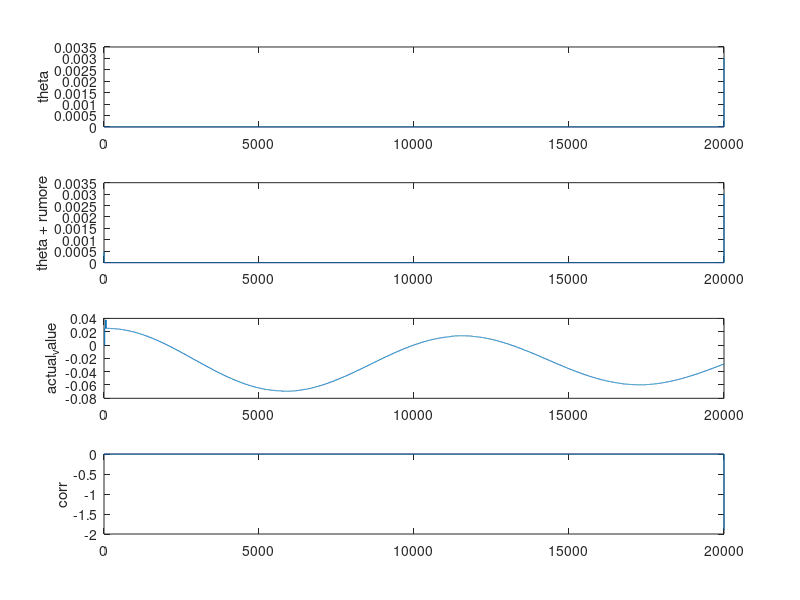

Recreate this plot in MATLAB.
clear all

%____________IMPOSTAZIONI SIMULAZIONE__________________

dt      = 0.00005;      %aggiornamento del sistema (secondi)
dt_camp = 0.00125;      %attuazione del controllore (DEVE ESSERE MULTIPLO DI dt!!!!!)
t_sim   = 1;           %durata in secondi della simulazione
display = 1;            %ridurre dati su display: 1=>all   n=>uno ogni n
ampl    = 0.00005;

%PID
k=3;
P       = 1*427*k;
D       = 1*4.5*k;
I       = 0.1*0.7*k;
anti_wu = 0;            %anti windup for integral action 1/0

target  = 0;
theta   = -0.05;          %angolo inziale (radianti)

corr_limit=60;

%______________________________________________________


%DISPLAY and COUNTER
counter = 1;
d_counter = 0;
d_array  = 1;


%MOMENTI D'INERZIA
I_tot   = 0.0021008;
I_vol   = 0.0004110;

%Altre COSTANTI
g       = 9.81;             %g in m/s^2
r       = 0.08;
m_tot   = 0.347;

%CALCOLI SETUP
mrg     = g*r*m_tot;        %calcolo in setup, dopo rimane costante
N       = t_sim/dt;         %numero iterazioni
CAMP    = dt_camp/dt;       %numero iterazioni per aggiornare il motore
d_a_size = N/display +1;

%ANGOLO TEHTA E DERIVATE
thetaI  = 0;             	%velocità
thetaII = 0;                %accelerazione
v_vol   = 0;

%MOMENTI MECCANICI
M_tot   = 0;
M_g     = 0;
M_m     = 0;

%CACLOLO ERRORE
e       = 0;
e_i     = 0;
e_d     = 0;
e_old   = 0;
rumore  = 0;
corr    = 0;
thetaR  = 0;
thetaRO = 0;




%%questi valori sono frutto di stima
last_value = -0.05;         %valore appena stimato
actual_value = 0;       %valore da stimare

%%valori rilevati
last_riv =0;
actual_riv =0;
local_der=0;            %derivata locale

%max and min array
maxs = [0 1];
mins = [0 1];
lastd = 0;
actuald = 0;
secondd = 0; 



%MAIN SIMULATION
for i=1:N
    %aggiorna momento totale
    M_g     = mrg * sin(theta);
    
    %inserisci momento motore M_m
    if counter==CAMP
        counter = 0;
        rumore  = ampl*random('normal',0,1);
        thetaR  = -theta + rumore;
        
        actual_riv=thetaR;
        local_der = actual_riv - last_riv; 
        last_riv = actual_riv;
        if local_der>0          %caso maxs
            actuald = (actual_riv-maxs(1))/maxs(2);
            secondd = actuald-lastd;
            a   = secondd*0.5;
            b   = actuald;
            c   = last_value;

            actual_value = a + b + c;
            maxs(1) = last_riv;
            maxs(2) = 1;
            mins(2) = mins(2)+1;
        else
            actuald = (actual_riv-mins(1))/mins(2);
            secondd = actuald-lastd;
            a   = secondd*0.5;
            b   = actuald;
            c   = last_value;

            actual_value = a + b + c;
            mins(1) = last_riv;
            mins(2) = 1;
            maxs(2) = maxs(2)+1; 
        end
        last_value=actual_value;
        lastd= actuald;


        
        e_d     = (thetaR-thetaRO)/dt;
        thetaRO = thetaR;
        
        
        e   = target - theta  + rumore; %calcolo errore
        %e   = target - last_value;
        
        if anti_wu==1
            if e_old>0 && e<0
                e_i=0;
            end
        elseif e_old<0 && e>0
                e_i=0;
            
        end
        
        
        
        
        e_i     = (e + e_i)*dt_camp;        %integrale
        %e_d     = (e-e_old)/dt;             %derivativo
        e_old   = e;                        %salva valore 
        
        
        
        corr    = P*e + D*e_i + I*e_d;
        if corr>corr_limit
            corr=corr_limit;
        elseif corr<-corr_limit
            corr=-corr_limit;
        end
        v_vol   = v_vol + corr*dt;
        M_m     = I_vol*corr;
        %inserisci calcolo pid
    end
    counter = counter+1;
    
    M_tot   = M_g + M_m;
    
    thetaII = M_tot/I_tot;                                  %m/s^2
    theta   = 0.5*thetaII*(dt^2) + thetaI*dt + theta;     
    thetaI  = thetaI + thetaII*dt;                          %*1 s  
    
    if d_counter==display
        a(d_array) = theta;
        b(d_array) = theta + rumore;
        c(d_array) = corr;
        d(d_array) = actual_value;
        f(d_array) = e_i;
        h(d_array) = e_d;
        d_counter = 0;
        d_array=d_array+1;
    end
    d_counter = d_counter + 1;
end
    
%VORREI VEDERE 3 GRAFICI DI 
%a  ; b e c nello stesso grafico; d
%ma non funzia XD



%ylabel('errore (degrees)')
%subplot(3,1,2)
%plot(b) 
%ylabel('correzione (rad/s^2)')

subplot(4,1,1)
plot(a) 
ylabel('theta')    
    

subplot(4,1,2)
plot(b) 
ylabel('theta + rumore')    

subplot(4,1,3)
plot(d) 
ylabel('actual_value')    


subplot(4,1,4)
plot(c) 
ylabel('corr')  










    
    
    
